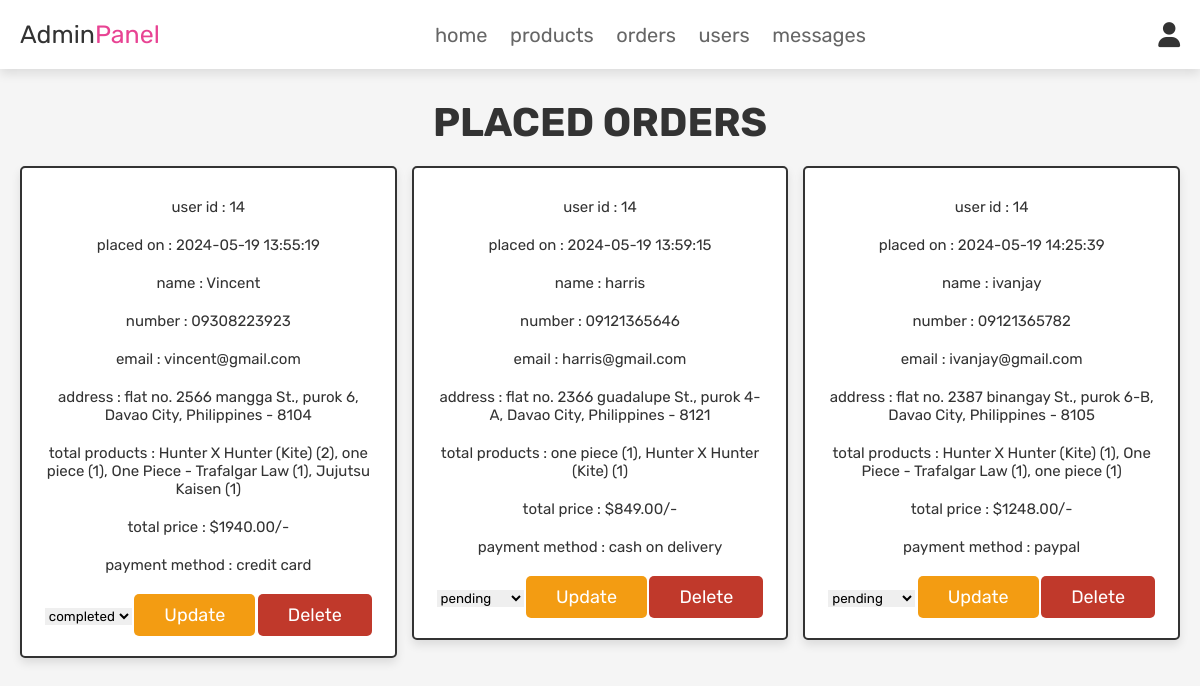
The app's page /admin_orders.php (signed in) with its own data.
### tables this page shows
CREATE TABLE `orders` (
  `id` int(11) NOT NULL,
  `user_id` int(11) DEFAULT NULL,
  `placed_on` datetime DEFAULT current_timestamp(),
  `name` varchar(100) DEFAULT NULL,
  `number` varchar(20) DEFAULT NULL,
  `email` varchar(100) DEFAULT NULL,
  `address` text DEFAULT NULL,
  `method` varchar(50) DEFAULT NULL,
  `total_products` text DEFAULT NULL,
  `total_price` decimal(10,2) DEFAULT NULL,
  `payment_status` enum('pending','completed') DEFAULT 'pending'
);

### admin_orders.php (the view, shortened to what this page needs)
<?php
@include 'config.php';
?>
<!DOCTYPE html>
<html lang="en">
<head>
    <link rel="stylesheet" href="https://cdnjs.cloudflare.com/ajax/libs/font-awesome/6.0.0/css/all.min.css">
    <link rel="stylesheet" href="css/admin_style.css">
</head>
<body>
    <?php @include 'admin_header.php'; ?>
    <section class="placed-orders">
        <h1 class="title">placed orders</h1>
        <div class="box-container">
            <?php
            $select_orders = mysqli_query($conn, "SELECT * FROM `orders`") or die('query failed');
            if (mysqli_num_rows($select_orders) > 0) {
                while ($fetch_orders = mysqli_fetch_assoc($select_orders)) {
            ?>
                    <div class="box">
                        <p> user id : <span><?php echo $fetch_orders['user_id']; ?></span> </p>
                        <p> placed on : <span><?php echo $fetch_orders['placed_on']; ?></span> </p>
                        <p> name : <span><?php echo $fetch_orders['name']; ?></span> </p>
                        <p> number : <span><?php echo $fetch_orders['number']; ?></span> </p>
                        <p> email : <span><?php echo $fetch_orders['email']; ?></span> </p>
                        <p> address : <span><?php echo $fetch_orders['address']; ?></span> </p>
                        <p> total products : <span><?php echo $fetch_orders['total_products']; ?></span> </p>
                        <p> total price : <span>$<?php echo $fetch_orders['total_price']; ?>/-</span> </p>
                        <p> payment method : <span><?php echo $fetch_orders['method']; ?></span> </p>
                        <form action="" method="post">
                            <select name="update_payment">
                                <option disabled selected><?php echo $fetch_orders['payment_status']; ?></option>
                            </select>
                            <input type="submit" name="update_order" value="update" class="option-btn">
                            <a href="admin_orders.php?delete=<?php echo $fetch_orders['id']; ?>" class="delete-btn" onclick="return confirm('delete this order?');">delete</a>
                        </form>
                    </div>
            <?php
                }
            } else {
                echo '<p class="empty">no orders placed yet!</p>';
            }
            ?>
        </div>
    </section>
</body>
</html>

### admin_style.css (style rules this page uses)
:root { --pink: #e84393; --red: #c0392b; --orange: #f39c12; --black: #333; --white: #fff; --light-color: #666; --light-white: #ccc; --light-bg: #f5f5f5; --border: 0.2rem solid var(--black); --box-shadow: 0 0.5rem 1rem rgba(0, 0, 0, 0.1); }
* { font-family: "Rubik", sans-serif; margin: 0; padding: 0; box-sizing: border-box; outline: none; border: none; text-decoration: none; transition: all 0.2s linear; }
html { font-size: 62.5%; overflow-x: hidden; scroll-behavior: smooth; scroll-padding-top: 6.5rem; }
body { background: var(--light-bg); }
section { padding: 3rem 2rem; }
.title { text-align: center; margin-bottom: 2rem; color: var(--black); text-transform: uppercase; font-size: 4rem; }
.btn, .delete-btn, .option-btn { display: inline-block; border-radius: 0.5rem; margin-top: 1rem; font-size: 1.8rem; color: var(--white); cursor: pointer; padding: 1rem 3rem; text-transform: capitalize; }
.delete-btn { background-color: var(--red); }
.option-btn { background-color: var(--orange); }
.box-container { display: grid; grid-template-columns: repeat(auto-fit, minmax(27rem, 1fr)); gap: 1.5rem; align-items: flex-start; max-width: 1200px; margin: 0 auto; }
.box { text-align: center; border: var(--border); background-color: var(--white); box-shadow: var(--box-shadow); padding: 2rem; border-radius: 0.5rem; }
.box p { padding: 1rem 0; font-size: 1.5rem; color: var(--black); }

### records on screen
orders: user "14", placed_on "2024-05-19 13:55:19", name "Vincent", number "09308223923", email "vincent@gmail.com", address "flat no. 2566 mangga St., purok 6, Davao City, Philippines - 8104", total_products "Hunter X Hunter (Kite) (2), one piece (1), One Piece - Trafalgar Law (1), Jujutsu Kaisen (1)", total_price "1940.00", method "credit card", update_payment "completed"
orders: user "14", placed_on "2024-05-19 13:59:15", name "harris", number "09121365646", email "harris@gmail.com", address "flat no. 2366 guadalupe St., purok 4-A, Davao City, Philippines - 8121", total_products "one piece (1), Hunter X Hunter (Kite) (1)", total_price "849.00", method "cash on delivery", update_payment "pending"
orders: user "14", placed_on "2024-05-19 14:25:39", name "ivanjay", number "09121365782", email "ivanjay@gmail.com", address "flat no. 2387 binangay St., purok 6-B, Davao City, Philippines - 8105", total_products "Hunter X Hunter (Kite) (1), One Piece - Trafalgar Law (1), one piece (1)", total_price "1248.00", method "paypal", update_payment "pending"
